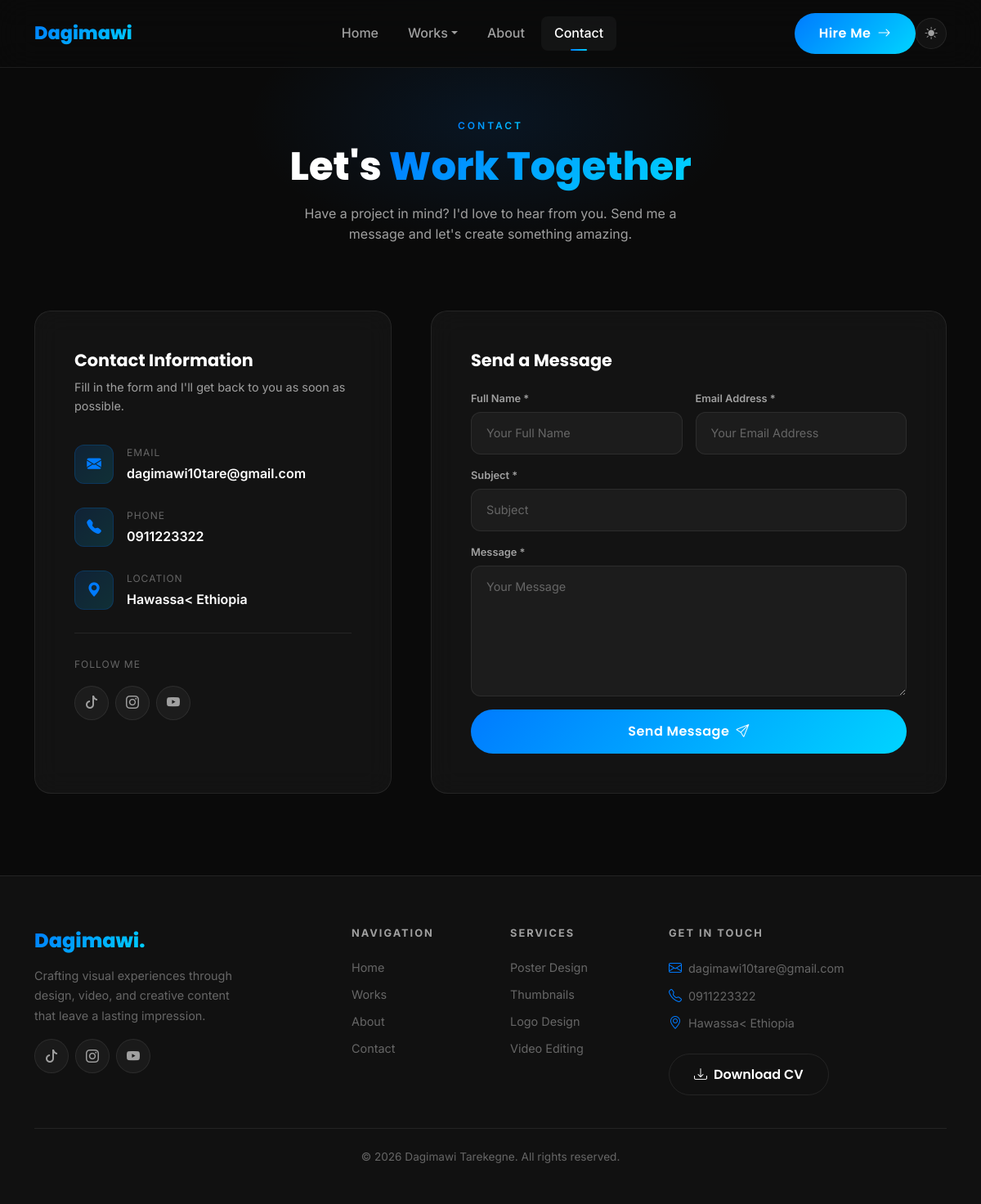
Page /contact/ on the committed database.
### portfolio/models.py (models this page shows, shortened)
class ContactInfo(models.Model):
    email = models.EmailField(blank=True)
    phone = models.CharField(max_length=30, blank=True)
    address = models.TextField(blank=True)
    class Meta:
        verbose_name = "Contact Info"
        verbose_name_plural = "Contact Info"

class SocialLink(models.Model):
    PLATFORM_CHOICES = [
        ('facebook', 'Facebook'),
        ('instagram', 'Instagram'),
        ('tiktok', 'TikTok'),
        ('telegram', 'Telegram'),
        ('linkedin', 'LinkedIn'),
        ('behance', 'Behance'),
        ('youtube', 'YouTube'),
        ('other', 'Other'),
    ]
    platform = models.CharField(max_length=50, choices=PLATFORM_CHOICES)
    url = models.URLField()
    icon = models.CharField(max_length=100, blank=True, help_text="Bootstrap icon class")
    order = models.PositiveIntegerField(default=0)
    class Meta:
        ordering = ['order']

### portfolio/views.py (the view, shortened to what this page needs)
# urls.py: path('contact/', views.contact, name='contact'),
def contact(request):
    contact_info = ContactInfo.objects.first()
    social_links = SocialLink.objects.all()
    form = ContactForm()
    return render(request, 'portfolio/contact.html', {
        'form': form, 'contact_info': contact_info,
        'social_links': social_links, 'page_title': 'Contact',
    })

### portfolio/forms.py (shortened to what this page needs)
class ContactForm(forms.ModelForm):
    class Meta:
        model = ContactMessage
        fields = ['name', 'email', 'subject', 'message']
        widgets = {
            'name': forms.TextInput(attrs={
                'class': 'form-control',
                'placeholder': 'Your Full Name',
            }),
            'email': forms.EmailInput(attrs={
                'class': 'form-control',
                'placeholder': 'Your Email Address',
            }),
            'subject': forms.TextInput(attrs={
                'class': 'form-control',
                'placeholder': 'Subject',
            }),
            'message': forms.Textarea(attrs={
                'class': 'form-control',
                'placeholder': 'Your Message',
                'rows': 6,
            }),
        }

### portfolio/context_processors.py (called while the page is built)
def global_context(request):
    social_links = SocialLink.objects.all()
    contact_info = ContactInfo.objects.first()
    unread_messages = ContactMessage.objects.filter(is_read=False).count()
    now = timezone.now()
    announcement = Announcement.objects.filter(
        is_active=True,
        start_date__lte=now
    ).filter(
        end_date__isnull=True
    ).first() or Announcement.objects.filter(
        is_active=True,
        start_date__lte=now,
        end_date__gte=now
    ).first()
    return {
        'social_links': social_links,
        'contact_info': contact_info,
        'active_announcement': announcement,
        'unread_messages_count': unread_messages,
    }

### portfolio/templates/portfolio/contact.html (shortened to what this page needs)
{% extends 'portfolio/base.html' %}
{% load static %}
{% block content %}
<section class="page-hero">
  <div class="container text-center">
    <div class="section-label">Contact</div>
    <h1 class="section-title fade-up">Let's <span>Work Together</span></h1>
    <p class="fade-up" style="color:var(--text-secondary);max-width:480px;margin:0 auto;">Have a project in mind? I'd love to hear from you. Send me a message and let's create something amazing.</p>
  </div>
</section>
<section style="padding:0 0 100px;">
  <div class="container">
    <div class="row g-5">
      <div class="col-lg-5 fade-up">
        <div class="glass-card p-5 h-100">
          <h2 style="font-size:1.3rem;font-weight:700;margin-bottom:8px;">Contact Information</h2>
          <p style="color:var(--text-secondary);font-size:0.9rem;margin-bottom:36px;">Fill in the form and I'll get back to you as soon as possible.</p>
          {% if contact_info %}
          {% if contact_info.email %}
          <div class="contact-info-item">
            <div class="contact-icon"><i class="bi bi-envelope-fill"></i></div>
            <div>
              <div class="contact-info-label">Email</div>
              <a href="mailto:{{ contact_info.email }}" class="contact-info-value" style="color:var(--text-primary)">{{ contact_info.email }}</a>
            </div>
          </div>
          {% endif %}
          {% if contact_info.phone %}
          <div class="contact-info-item">
            <div class="contact-icon"><i class="bi bi-telephone-fill"></i></div>
            <div>
              <div class="contact-info-label">Phone</div>
              <a href="tel:{{ contact_info.phone }}" class="contact-info-value" style="color:var(--text-primary)">{{ contact_info.phone }}</a>
            </div>
          </div>
          {% endif %}
          {% if contact_info.address %}
          <div class="contact-info-item">
            <div class="contact-icon"><i class="bi bi-geo-alt-fill"></i></div>
            <div>
              <div class="contact-info-label">Location</div>
              <div class="contact-info-value">{{ contact_info.address }}</div>
            </div>
          </div>
          {% endif %}
          {% endif %}
          <div style="border-top:1px solid var(--border-glass);padding-top:28px;margin-top:8px;">
            <div class="contact-info-label mb-3">Follow Me</div>
            <div class="d-flex gap-2 flex-wrap">
              {% for link in social_links %}
              <a href="{{ link.url }}" target="_blank" rel="noopener" class="social-icon-link">
                {% if link.platform == 'facebook' %}<i class="bi bi-facebook"></i>
                {% elif link.platform == 'instagram' %}<i class="bi bi-instagram"></i>
                {% elif link.platform == 'tiktok' %}<i class="bi bi-tiktok"></i>
                {% elif link.platform == 'telegram' %}<i class="bi bi-telegram"></i>
                {% elif link.platform == 'linkedin' %}<i class="bi bi-linkedin"></i>
                {% elif link.platform == 'behance' %}<i class="bi bi-behance"></i>
                {% elif link.platform == 'youtube' %}<i class="bi bi-youtube"></i>
                {% else %}<i class="bi bi-link-45deg"></i>{% endif %}
              </a>
              {% endfor %}
            </div>
          </div>
        </div>
      </div>
      <div class="col-lg-7 fade-up fade-up-delay-2">
        <div class="glass-card p-5">
          <h2 style="font-size:1.3rem;font-weight:700;margin-bottom:24px;">Send a Message</h2>
          <form id="contact-form" method="post" action="{% url 'portfolio:contact' %}">
            <div class="row g-3">
              <div class="col-md-6">
                <label style="font-size:0.8rem;font-weight:600;color:var(--text-secondary);margin-bottom:6px;display:block;">Full Name *</label>
                {{ form.name }}
              </div>
              <div class="col-md-6">
                <label style="font-size:0.8rem;font-weight:600;color:var(--text-secondary);margin-bottom:6px;display:block;">Email Address *</label>
                {{ form.email }}
              </div>
              <div class="col-12">
                <label style="font-size:0.8rem;font-weight:600;color:var(--text-secondary);margin-bottom:6px;display:block;">Subject *</label>
                {{ form.subject }}
              </div>
              <div class="col-12">
                <label style="font-size:0.8rem;font-weight:600;color:var(--text-secondary);margin-bottom:6px;display:block;">Message *</label>
                {{ form.message }}
              </div>
              <div class="col-12">
                <button type="submit" class="btn-gradient w-100 d-flex align-items-center justify-content-center gap-2" style="padding:14px;">
                  Send Message <i class="bi bi-send"></i>
                </button>
              </div>
            </div>
          </form>
        </div>
      </div>
    </div>
  </div>
</section>
{% endblock %}

### portfolio/templates/portfolio/base.html (shortened to what this page needs)
{% load static %}
<!DOCTYPE html>
<html lang="en">
<head>
  <link href="https://cdn.jsdelivr.net/npm/bootstrap@5.3.2/dist/css/bootstrap.min.css" rel="stylesheet">
  <link rel="stylesheet" href="https://cdn.jsdelivr.net/npm/bootstrap-icons@1.11.3/font/bootstrap-icons.min.css">
  <link rel="stylesheet" href="{% static 'portfolio/css/main.css' %}">
</head>
<body>
<nav class="navbar navbar-expand-lg">
  <div class="container">
    <a class="navbar-brand" href="{% url 'portfolio:home' %}">Dagimawi<span style="opacity:0.5">.</span></a>
    <div class="d-flex align-items-center gap-2 order-lg-last">
      <button class="p-3 theme-toggle" id="themeToggle" title="Toggle theme"></button>
    </div>
    <div class="collapse navbar-collapse" id="navMenu">
      <ul class="navbar-nav mx-auto gap-1">
        <li class="nav-item"><a class="nav-link {% if request.resolver_match.url_name == 'home' %}active{% endif %}" href="{% url 'portfolio:home' %}">Home</a></li>
        <li class="nav-item dropdown">
          <a class="nav-link dropdown-toggle" href="#" data-bs-toggle="dropdown">Works</a>
        </li>
        <li class="nav-item"><a class="nav-link {% if request.resolver_match.url_name == 'about' %}active{% endif %}" href="{% url 'portfolio:about' %}">About</a></li>
        <li class="nav-item"><a class="nav-link {% if request.resolver_match.url_name == 'contact' %}active{% endif %}" href="{% url 'portfolio:contact' %}">Contact</a></li>
      </ul>
      <a href="{% url 'portfolio:contact' %}" class="btn-gradient d-none d-lg-inline-flex align-items-center gap-2">Hire Me <i class="bi bi-arrow-right"></i></a>
    </div>
  </div>
</nav>
<main>{% block content %}{% endblock %}</main>
<footer class="footer">
  <div class="container">
    <div class="row g-5">
      <div class="col-lg-4">
        <div class="footer-brand">Dagimawi.</div>
        <p class="footer-desc">Crafting visual experiences through design, video, and creative content that leave a lasting impression.</p>
        <div class="d-flex gap-2 mt-3">
          {% for link in social_links %}
          <a href="{{ link.url }}" target="_blank" rel="noopener" class="social-icon-link">
            {% if link.platform == 'facebook' %}<i class="bi bi-facebook"></i>
            {% elif link.platform == 'instagram' %}<i class="bi bi-instagram"></i>
            {% elif link.platform == 'tiktok' %}<i class="bi bi-tiktok"></i>
            {% elif link.platform == 'telegram' %}<i class="bi bi-telegram"></i>
            {% elif link.platform == 'linkedin' %}<i class="bi bi-linkedin"></i>
            {% elif link.platform == 'behance' %}<i class="bi bi-behance"></i>
            {% elif link.platform == 'youtube' %}<i class="bi bi-youtube"></i>
            {% else %}<i class="bi bi-link-45deg"></i>{% endif %}
          </a>
          {% endfor %}
        </div>
      </div>
      <div class="col-6 col-lg-2">
        <div class="footer-heading">Navigation</div>
        <a href="{% url 'portfolio:home' %}" class="footer-link">Home</a>
        <a href="{% url 'portfolio:works' %}" class="footer-link">Works</a>
        <a href="{% url 'portfolio:about' %}" class="footer-link">About</a>
        <a href="{% url 'portfolio:contact' %}" class="footer-link">Contact</a>
      </div>
      <div class="col-6 col-lg-2">
        <div class="footer-heading">Services</div>
        <a href="{% url 'portfolio:poster_design' %}" class="footer-link">Poster Design</a>
        <a href="{% url 'portfolio:thumbnail_design' %}" class="footer-link">Thumbnails</a>
        <a href="{% url 'portfolio:logo_design' %}" class="footer-link">Logo Design</a>
        <a href="{% url 'portfolio:video_editing' %}" class="footer-link">Video Editing</a>
      </div>
      <div class="col-lg-4">
        <div class="footer-heading">Get In Touch</div>
        {% if contact_info %}
          {% if contact_info.email %}<div class="d-flex align-items-center gap-2 mb-2"><i class="bi bi-envelope" style="color:var(--accent-blue)"></i><a href="mailto:{{ contact_info.email }}" class="footer-link mb-0">{{ contact_info.email }}</a></div>{% endif %}
          {% if contact_info.phone %}<div class="d-flex align-items-center gap-2 mb-2"><i class="bi bi-telephone" style="color:var(--accent-blue)"></i><span class="footer-link mb-0">{{ contact_info.phone }}</span></div>{% endif %}
          {% if contact_info.address %}<div class="d-flex align-items-center gap-2"><i class="bi bi-geo-alt" style="color:var(--accent-blue)"></i><span class="footer-link mb-0">{{ contact_info.address }}</span></div>{% endif %}
        {% endif %}
        <a href="{% url 'portfolio:download_cv' %}" class="btn-outline-glow mt-4 d-inline-flex align-items-center gap-2"><i class="bi bi-download"></i> Download CV</a>
      </div>
    </div>
    <div class="footer-bottom"><p>&copy; {% now "Y" %} Dagimawi Tarekegne. All rights reserved.</p></div>
  </div>
</footer>
</body>
</html>

### rows in the picture
ContactInfo: email "dagimawi10tare@gmail.com", phone "0911223322", address "Hawassa< Ethiopia"
SocialLink: platform "tiktok" (drawn)
SocialLink: platform "instagram" (drawn)
SocialLink: platform "youtube" (drawn)
